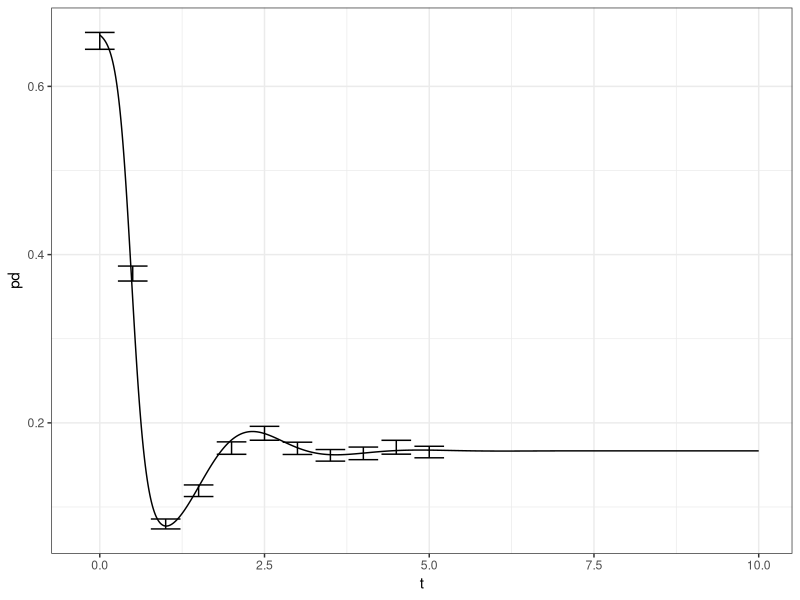

Source code (R):
###############################
# 1. Load package
###############################
library( ggplot2 )

###############################
# 2. Read Data
###############################
data <- read.csv("p_caliculate_direct.csv", header = F)
names(data) <- c("t", "p")
data$p <- data$p/100

t <- list()
lower <- list()
mean <- list()
upper <- list()

variance <- function(x){
  var(x)*(length(x)-1)/length(x) 
  # 標本分散を求める関数を定義
}
###############################
# 3. Mean & Sd
###############################
for (i in 1:11) {
  # i=1
  t <- c(t, (i-1)*0.5)
  st <- (i-1)*100+1
  ft <- i*100
  tdata <- data[st:ft,2]
  N <- length(tdata) 
  tt <- 1.98
  
  # 95%信頼区間の推定
  S <- sqrt(variance(tdata))
  lower <- c(lower, mean(tdata) - tt * S/sqrt(N))
  upper <- c(upper, mean(tdata) + tt * S/sqrt(N))
  mean <- c(mean, mean(tdata))
}
t<-as.data.frame(t)
names(t) <- c("1", "2", "3", "4", "5", "6", "7", "8", "9", "10", "11")
lower <- as.data.frame(lower)
names(lower) <- c("1", "2", "3", "4", "5", "6", "7", "8", "9", "10", "11")
upper <- as.data.frame(upper)
names(upper) <- c("1", "2", "3", "4", "5", "6", "7", "8", "9", "10", "11")
mean <- as.data.frame(mean)
names(mean) <- c("1", "2", "3", "4", "5", "6", "7", "8", "9", "10", "11")

hensa <- rbind(t, lower)
hensa <- rbind(hensa, upper)
hensa <- rbind(hensa, mean)
hensa <- t(hensa)
hensa <- as.data.frame(hensa)
names(hensa) <- c("t", "lower", "upper","mean")

# g0 <- 
#   ggplot(hensa, aes(x=t, y=mean))+
#   theme_bw()+
#   geom_errorbar(aes(x=hensa[1,1], ymin=hensa[1,2],ymax=hensa[1,3]),width=.2)+
#   geom_errorbar(aes(x=hensa[2,1], ymin=hensa[2,2],ymax=hensa[2,3]),width=.2)+
#   geom_errorbar(aes(x=hensa[3,1], ymin=hensa[3,2],ymax=hensa[3,3]),width=.2)+
#   geom_errorbar(aes(x=hensa[4,1], ymin=hensa[4,2],ymax=hensa[4,3]),width=.2)+
#   geom_errorbar(aes(x=hensa[5,1], ymin=hensa[5,2],ymax=hensa[5,3]),width=.2)+
#   geom_errorbar(aes(x=hensa[6,1], ymin=hensa[6,2],ymax=hensa[6,3]),width=.2)+
#   geom_errorbar(aes(x=hensa[7,1], ymin=hensa[7,2],ymax=hensa[7,3]),width=.2)+
#   geom_errorbar(aes(x=hensa[8,1], ymin=hensa[8,2],ymax=hensa[8,3]),width=.2)+
#   geom_errorbar(aes(x=hensa[9,1], ymin=hensa[9,2],ymax=hensa[9,3]),width=.2)+
#   geom_errorbar(aes(x=hensa[10,1], ymin=hensa[10,2],ymax=hensa[10,3]),width=.2)+
#   geom_errorbar(aes(x=hensa[11,1], ymin=hensa[11,2],ymax=hensa[11,3]),width=.2)+
#   ylim(0,1)
  
###############################
# 4. differential
###############################
differential <- read.csv("p_caliculate_differential.csv", header = F)
differential <- as.data.frame(differential)
names(differential) <- c("t", "pd")
differential <- differential[50001:49001,]


###############################
# 5. Plot
###############################
# line_size = 1.5
# g1 <- ggplot(differential, aes(x=t))+
#   theme_bw()+
#   labs(x = "t",y = "p(t)") +
#   geom_line(aes(y=pd),color="#13AA99", size=line_size)+
#   ylim(0,1)


g2 <-
  ggplot()+
  theme_bw()+
  layer(
    data=differential, 
    mapping=aes(x=t, y=pd), 
    geom="line", 
    stat="identity", 
    position="identity"
  )+
  layer(
    data=hensa,
    mapping=aes(x=t, ymin=lower,ymax=upper),
    geom="errorbar",
    stat="identity",
    position="identity"
  )
ggsave(file = "p_caliculate_bar.png", plot = g2)

